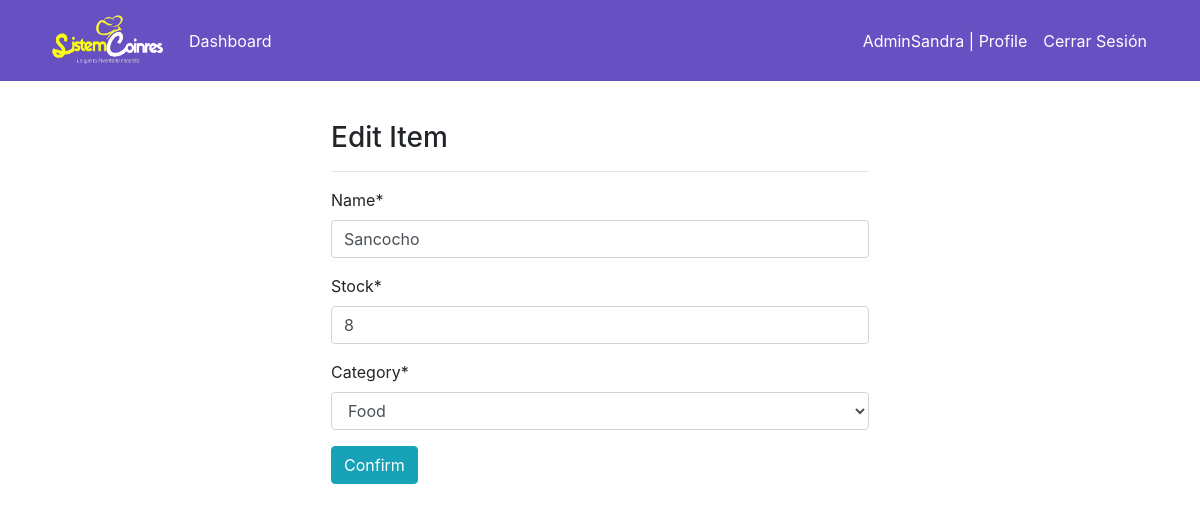
Screenshot of /products/edit/11/ (signed in) with the database file from the repository.
### dashboard/models.py (models this page shows, shortened)
class Product(models.Model):
    name = models.CharField(max_length=100, null=True)
    stock = models.PositiveIntegerField(null=True)  # Se cambia 'quantity' a 'stock'
    category = models.CharField(max_length=50, choices=CATEGORY, null=True)

### dashboard/decorators.py (the view)
        def wrapper_func(request, *args, **kwargs):
            if request.user.is_superuser:  # Permitir acceso sin importar el grupo
                return view_func(request, *args, **kwargs)
            if request.user.groups.exists():
                group = request.user.groups.all()[0].name  # Obtiene el primer grupo del usuario
                if group in allowed_roles:
                    return view_func(request, *args, **kwargs)
            return HttpResponse("No tienes permiso para ver esta página.", status=403)  # Código 403: Prohibido

### dashboard/forms.py
class ProductForm(forms.ModelForm):
    class Meta:
        model = Product
        fields = '__all__'

### dashboard/views.py (called while the page is built)
@login_required(login_url='user-login')
@allowed_users(allowed_roles=['Admin'])
def product_edit(request, pk):
    item = Product.objects.get(id=pk)
    if request.method == 'POST':
        form = ProductForm(request.POST, instance=item)
        if form.is_valid():
            form.save()
            return redirect('dashboard-products')
    else:
        form = ProductForm(instance=item)
    context = {
        'form': form,
    }
    return render(request, 'dashboard/products_edit.html', context)

### templates/dashboard/products_edit.html (shortened to what this page needs)
{% extends 'partials/base.html' %}
{% load crispy_forms_tags %}
{% block content %}
<div class="row my-4">
    <div class="col-md-6 offset-md-3 p-3 bg-white">
        <h3>Edit Item</h3>
        <hr>
        <form>
            {{ form|crispy }}
            <input class="btn btn-info" type="submit" value="Confirm">
        </form>
    </div>
</div>
{% endblock %}

### templates/partials/nav.html (shortened to what this page needs)
{% load static %}
<nav class="navbar navbar-expand-lg" style="background-color:rgb(103, 80, 193);">
    <div class="container">
        <a class="navbar-brand text-white" href="{% url 'welcome' %}">
            <img src="{% static 'img/logoimage.png' %}" alt="Logo" width="120px" height="55px" class="d-inline-block align-top">
        </a>
        <div class="collapse navbar-collapse" id="navbarSupportedContent">
            {% if user.is_authenticated %}
            <ul class="navbar-nav mr-auto">
                <li class="nav-item active">
                    <a class="nav-link text-white" href="{% url 'dashboard-index' %}">Dashboard</a>
                </li>
            </ul>
            <ul class="navbar-nav ml-auto">
                <li class="nav-item active">
                    <a class="nav-link text-white" href="{% url 'user-profile' %}">{{ user.username }} | Profile</a>
                </li>
                <li class="nav-item">
                    <form method="post" action="{% url 'user-logout' %}" class="d-inline">
                        <button type="submit" class="btn btn-link nav-link text-white" style="border: none; background: none;">
                            Cerrar Sesión
                        </button>
                    </form>
                </li>
            </ul>
            {% endif %}
        </div>
    </div>
</nav>

### rows the page displays
Product: name "Sancocho", stock "8", category "Food"

### other values shown
{{ user.username }} "AdminSandra"
